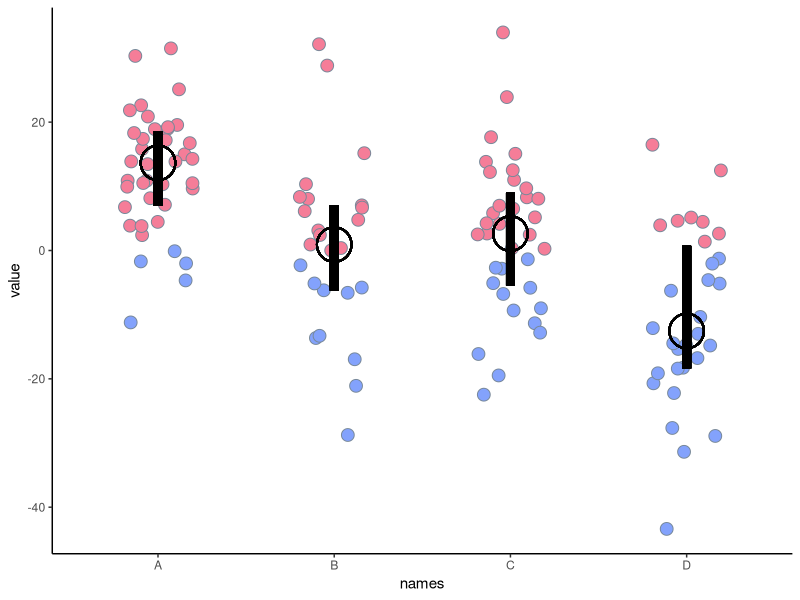

R code for this plot:
# edit by WangLonghao hhuwlh@163.com
# 2022.11.15
# generate data
library(tidyverse)

names <- c(rep("A", 40) , rep("B", 25) , rep("C", 35), rep("D", 30))
value <- c( rnorm(40 , mean=10 , sd=9) , rnorm(25 , mean=2 , sd=15) , rnorm(35 , mean=0 , sd=10) , rnorm(30 , mean=-10 , sd=12))
dplot <- data.frame(names,value)
lower <- dplot$value %>% tapply(names, function(x){
  return(quantile(x, c(0.25)))
})
upper <- dplot$value %>% tapply(names, function(x){
  return(quantile(x, c(0.75)))
})
median <- dplot$value %>% tapply(names, median)

dplot <- data.frame(names,value,
                    lower=c(rep(lower[1], 40), rep(lower[2], 25), rep(lower[3], 35), rep(lower[4], 30)),
                    upper=c(rep(upper[1], 40), rep(upper[2], 25), rep(upper[3], 35),rep(upper[4], 30)), 
                    median=c(rep(median[1], 40), rep(median[2], 25), rep(median[3], 35), rep(median[4], 30)))



#plot boxplot2
dplot %>% 
  ggplot()+
  geom_jitter(aes(x=names,y=value,fill=ifelse(value<0, "positive", "negtive")),width = 0.2,
              size=4, shape=21, color = "#778899")+
  scale_fill_manual(values=c("#F57D98","#83A2FC")) +
  geom_linerange(aes(x=names,y=value,ymin=lower,ymax=upper),size=3,)+
  geom_point(aes(x=names, y=median),size=11,shape=1,stroke=1)+
  theme_classic() +
  theme(legend.position = "none") 